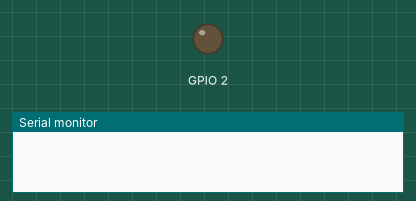
Simulated run of this sketch. Board: ESP32. Parts: output pins drawn as LEDs (lit = HIGH), the last lines printed to the serial monitor. WiFi joins after 1.5 s; servers stay silent unless stated.

Above: at 0.1 s.
At 2.1 s:
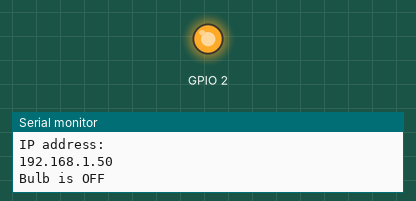
Timing chart, 0 to 3.6 s (numbered marks = the images above):
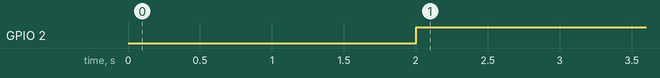

The sketch:

SmarthomeLampe.ino
```cpp
#include <WiFi.h>
#include <WiFiClient.h>
#include <WebServer.h>

const char* ssid = "Obi-WLAN-Kenobi"; // SSID des WLANs, mit dem sich ESP32 verbinden soll
const char* password = "Order_66"; // WLAN-Passwort
int bulbState = 0; // Zustand der Glühbirne (0 = aus, 1 = an)

WebServer server(8080);

void handleRoot() {
  server.send(200, "text/plain", String(bulbState));
}

void handleState() {
  if (server.method() == HTTP_POST) {
    String stateStr = server.arg("plain");
    if (stateStr == "1") {
      bulbState = 1;
    } else {
      bulbState = 0;
    }
  }
  server.send(200, "text/plain", String(bulbState));
}

void setup() {
  Serial.begin(115200);

  WiFi.begin(ssid, password);
  while (WiFi.status() != WL_CONNECTED) {
    delay(1000);
    Serial.println("Connecting to WiFi...");
  }

  Serial.println("WiFi connected");
  Serial.println("IP address: ");
  Serial.println(WiFi.localIP());

  server.on("/", handleRoot);
  server.on("/state", handleState);

  server.begin();

  pinMode(2,OUTPUT);
}

void loop() {
  server.handleClient();
  if (bulbState == 1) {
    digitalWrite(2,LOW);
    Serial.println("Bulb is ON");
  } else {
    digitalWrite(2,HIGH);
    Serial.println("Bulb is OFF");
  }
  delay(1000);
}
```

Measured:
- by itself, GPIO 2: LOW → HIGH at 2.0 s
